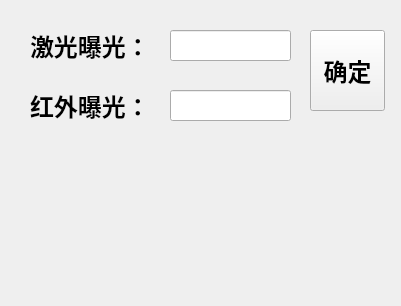
<?xml version="1.0" encoding="UTF-8"?>
<ui version="4.0">
 <class>Form</class>
 <widget class="QWidget" name="Form">
  <property name="geometry">
   <rect>
    <x>0</x>
    <y>0</y>
    <width>401</width>
    <height>306</height>
   </rect>
  </property>
  <property name="windowTitle">
   <string>设置</string>
  </property>
  <widget class="QLabel" name="label">
   <property name="geometry">
    <rect>
     <x>30</x>
     <y>30</y>
     <width>111</width>
     <height>31</height>
    </rect>
   </property>
   <property name="font">
    <font>
     <family>Agency FB</family>
     <pointsize>18</pointsize>
     <weight>75</weight>
     <bold>true</bold>
    </font>
   </property>
   <property name="text">
    <string>激光曝光：</string>
   </property>
   <property name="textFormat">
    <enum>Qt::AutoText</enum>
   </property>
  </widget>
  <widget class="QLabel" name="label_2">
   <property name="geometry">
    <rect>
     <x>30</x>
     <y>90</y>
     <width>111</width>
     <height>31</height>
    </rect>
   </property>
   <property name="font">
    <font>
     <family>Agency FB</family>
     <pointsize>18</pointsize>
     <weight>75</weight>
     <bold>true</bold>
    </font>
   </property>
   <property name="text">
    <string>红外曝光：</string>
   </property>
   <property name="textFormat">
    <enum>Qt::AutoText</enum>
   </property>
  </widget>
  <widget class="QLineEdit" name="laserExposurelineEdit">
   <property name="geometry">
    <rect>
     <x>170</x>
     <y>30</y>
     <width>121</width>
     <height>31</height>
    </rect>
   </property>
  </widget>
  <widget class="QLineEdit" name="inferredExposurelineEdit">
   <property name="geometry">
    <rect>
     <x>170</x>
     <y>90</y>
     <width>121</width>
     <height>31</height>
    </rect>
   </property>
  </widget>
  <widget class="QPushButton" name="confirmButton">
   <property name="geometry">
    <rect>
     <x>310</x>
     <y>30</y>
     <width>75</width>
     <height>81</height>
    </rect>
   </property>
   <property name="font">
    <font>
     <family>Agency FB</family>
     <pointsize>18</pointsize>
     <weight>75</weight>
     <bold>true</bold>
    </font>
   </property>
   <property name="text">
    <string>确定</string>
   </property>
  </widget>
 </widget>
 <resources/>
 <connections/>
</ui>
